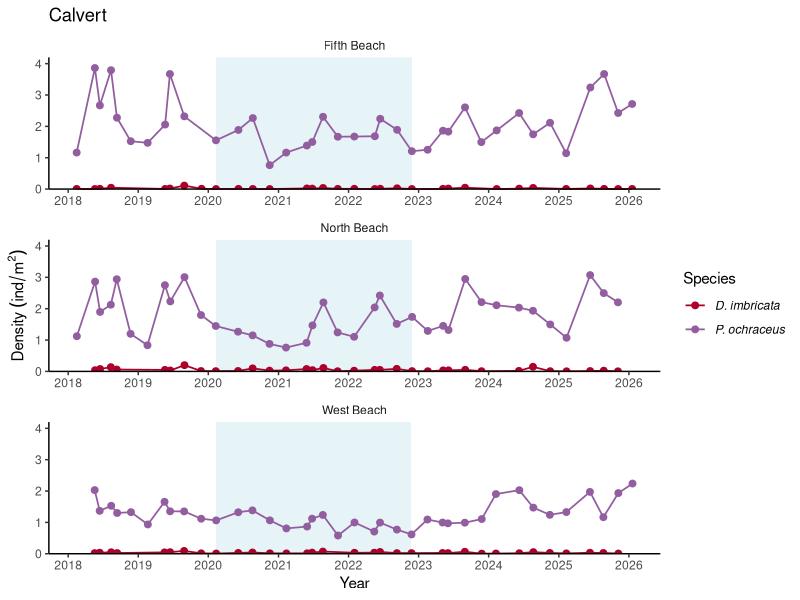
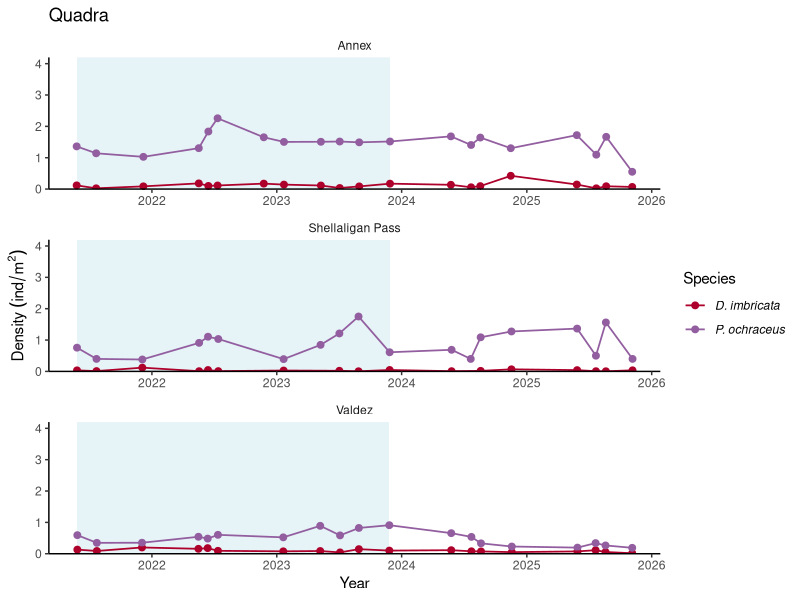
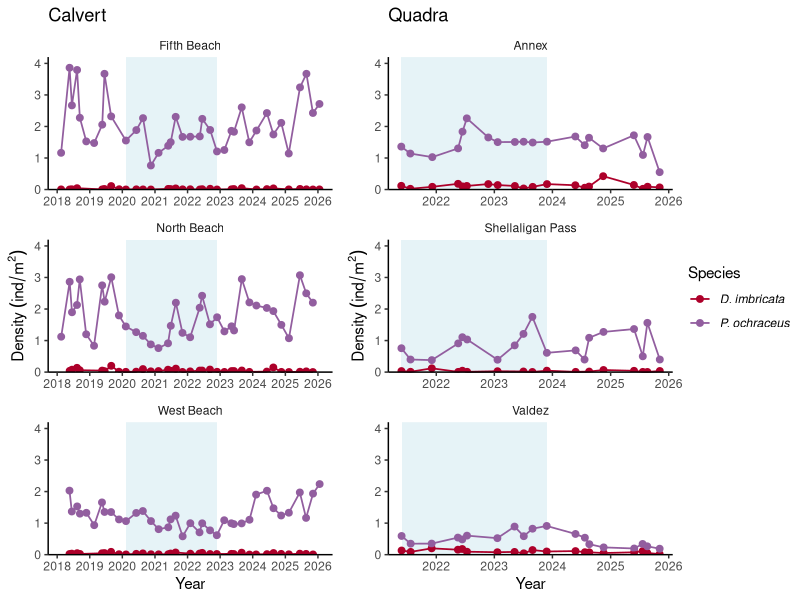
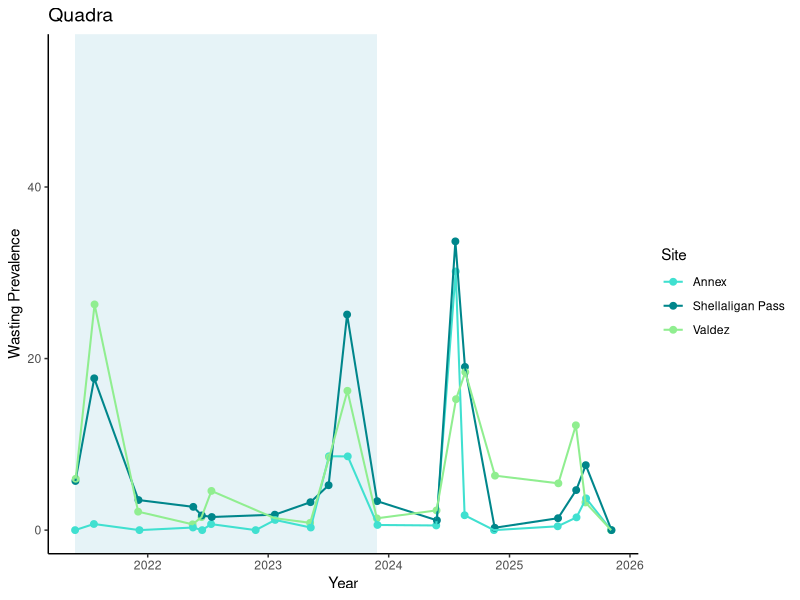
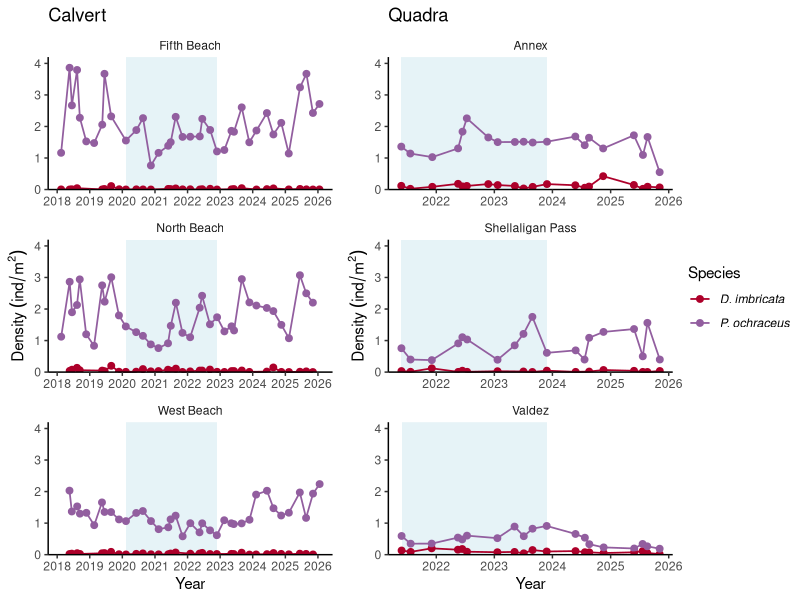

Write the R code that produced these figures, in order. (Note: this script raises an error after producing the figures.)
## ---- chunk 1

#Load in the field data
setwd("C:/Users/Carolyn/Documents/seastar-microbiome-paper/data")

field_data <-read.csv("field_data_all.csv", header = TRUE) 


## ---- chunk 2

library(dplyr)
library(ggplot2)
library(ggtext)
library(ggpubr)
library(tidyr)

## ---- chunk 3

# Seastar Density 
dens_data <- field_data %>%
  subset(scientific_name == 'Pisaster ochraceus'
         | scientific_name == 'Dermasterias imbricata') %>%
  group_by(region, date, site, unit_area_2D, unit_area_3D, scientific_name) %>%
  summarise(total_count = sum(count)) %>%
  ungroup()

# Calculate density
dens_data$density_2D <- dens_data$total_count/dens_data$unit_area_2D
dens_data$density_3D <- dens_data$total_count/dens_data$unit_area_3D

# Create a filter for swabbing date ranges
site_ranges <- tibble(
  site = c("Fifth Beach", "North Beach", "West Beach", "Annex",
           "Shellaligan Pass", "Valdez"),
  start_date = as.Date(c("2020-02-10", "2020-02-09", "2020-02-11",
                         "2021-05-26", "2021-05-27", "2021-05-28")),
  end_date   = as.Date(c("2022-11-27", "2022-11-28", "2022-11-25",
                         "2023-11-28", "2023-11-27", "2023-11-26")))

site_ranges$region <- ifelse(site_ranges$site == 'Fifth Beach'
                             | site_ranges$site == 'North Beach'
                             | site_ranges$site == 'West Beach', 'Calvert',
                             'Quadra')

## ---- chunk 4

dens_data <- dens_data %>%
  left_join(site_ranges, by = c("site", 'region'))

dens_data <- dens_data %>%
  arrange(region, site, scientific_name, date)

dens_data <- dens_data %>%
  mutate(scientific_name = recode(scientific_name,
    "Dermasterias imbricata" = "D. imbricata",
    "Pisaster ochraceus" = "P. ochraceus"
  ))

dens_data$date<-as.Date(dens_data$date)

# Density plot - Calvert
dens_calvert <- ggplot(subset(dens_data, region == 'Calvert'),
             aes(x = date, y = density_2D, colour = scientific_name)) +
  geom_rect(data = subset(site_ranges, region == 'Calvert'),
            aes(xmin = start_date, xmax = end_date),
            ymin = -Inf,
            ymax = Inf,
            fill = "lightblue",
            alpha = 0.3,
            inherit.aes = FALSE) +
  geom_point(size = 2) +
  geom_line(linewidth = 0.6) +
  labs(title = "Calvert",
       x = 'Year',
       y = bquote(Density~(ind/m^2)),
       colour = 'Species') +
  scale_colour_manual(values = c(
    "P. ochraceus" = "#925E9FFF",
    "D. imbricata" = "#AD002AFF"), labels = c(expression(italic("D. imbricata")),
   expression(italic("P. ochraceus")),"Seawater")) +
  scale_y_continuous(limits = c(0, 4.2),
                     breaks = seq(0, 4, 1),
                     expand = c(0,0)) +
  scale_x_date(date_breaks = '1 year', date_labels = '%Y') +
  theme_classic() + facet_wrap(~site, ncol=1, axes = "all_x") +theme(strip.background = element_blank())

  #theme(plot.title = ggtext::element_markdown(hjust = 0.5),
        #panel.grid.major.y = element_line(linetype = 'dotted'),
        #axis.text.x = element_text(angle = 45, hjust = 1),
        #axis.text = element_markdown(colour = "black"),
       # axis.ticks = element_line(colour = "black"),
        #strip.text = element_markdown(colour = "black"),
       # legend.text = element_text(face = "italic")) +
   #theme(strip.background = element_blank())

dens_calvert

## ---- chunk 5
# Density plot - Quadra
dens_quadra <- ggplot(subset(dens_data, region == 'Quadra'),
             aes(x = date, y = density_2D, colour = scientific_name)) +
  geom_rect(data = subset(site_ranges, region == 'Quadra'),
            aes(xmin = start_date, xmax = end_date),
            ymin = -Inf,
            ymax = Inf,
            fill = "lightblue",
            alpha = 0.3,
            inherit.aes = FALSE) +
  geom_point(size = 2) +
  geom_line(linewidth = 0.6) +
  labs(title = "Quadra",
       x = 'Year',
       y = bquote(Density~(ind/m^2)),
       colour = 'Species') +
  scale_colour_manual(values = c(
    "P. ochraceus" = "#925E9FFF",
    "D. imbricata" = "#AD002AFF"), labels = c(expression(italic("D. imbricata")),
   expression(italic("P. ochraceus")),"Seawater")) +
  scale_y_continuous(limits = c(0, 4.2),
                     breaks = seq(0, 4, 1),
                     expand = c(0,0)) +
  scale_x_date(date_breaks = '1 year', date_labels = '%Y') +
  theme_classic() + facet_wrap(~site, ncol=1, axes = "all_x") +theme(strip.background = element_blank())

  
dens_quadra  


## ---- chunk 6
#combine both density plots
dens_combined<-ggarrange(dens_calvert, dens_quadra,
          #labels = c("", ""),
          ncol = 2, nrow = 1,
          common.legend = TRUE, legend="right")

dens_combined

ggsave(plot = dens_combined, filename = "dens_combined.jpeg", dpi=300, width=10, height=6, units="in")
## ---- chunk 7

# Seastar Infection Prevalence
prev_data <- field_data %>% 
  dplyr::filter(scientific_name == "Pisaster ochraceus") %>%
  group_by(region, date, site, month, year, disease_status) %>% 
  summarise(total.count = sum(count)) %>% 
  pivot_wider(values_from = total.count, names_from = disease_status) %>% 
  mutate(unin = sum(`0`), inf = sum(`1`,`2`,`3`,`4`, na.rm = T), 
         prev.prop = ifelse(inf == 0, 0, ifelse(is.na(inf) == T, 0, 
                                                ifelse(is.na(unin) == T,0,  
                                                       inf/(unin+inf)))), 
         prev = prev.prop*100, total.count = unin+inf) %>% 
  ungroup()

# Create a filter for swabbing date ranges
site_ranges <- tibble(
  region = c("Calvert", "Quadra"),
  start_date = as.Date(c("2020-02-09", "2021-05-26")),
  end_date   = as.Date(c("2022-11-28", "2023-11-28")))

prev_data$date <- as.Date(prev_data$date)

prev_data <- prev_data %>% left_join(site_ranges, by = "region")

#custom color palette

library(colorspace)

# Prevalence Plot
prev_plot_quadra<-ggplot(subset(prev_data, region == 'Quadra'),
             aes(x = date, y = prev, colour = site)) +
  geom_rect(data = subset(site_ranges, region == 'Quadra'),
            aes(xmin = start_date, xmax = end_date),
            ymin = -Inf,
            ymax = Inf,
            fill = "lightblue",
            alpha = 0.3,
            inherit.aes = FALSE) +
  geom_point(size = I(2)) +
  geom_line(size = 0.7) +
  labs(x = 'Year',
       y = 'Wasting Prevalence',
       colour = 'Site') +
  ylim(0,(max(prev_data$prev)+0.01)) + 
  theme_classic() + 
  scale_colour_manual(values = c("turquoise", "turquoise4", "palegreen2")) + 
  ggtitle("Quadra") +
  theme(strip.background = element_blank()) +
  theme(plot.title = element_text(size = 14))
  

prev_plot_quadra


### now Calvert
prev_plot_calvert<-ggplot(subset(prev_data, region == 'Calvert'),
             aes(x = date, y = prev, colour = site)) +
  geom_rect(data = subset(site_ranges, region == 'Calvert'),
            aes(xmin = as.numeric(start_date), xmax = as.numeric(end_date)),
            ymin = -Inf,
            ymax = Inf,
            fill = "lightblue",
            alpha = 0.3,
            inherit.aes = FALSE) +
  geom_point(size = I(2)) +
  geom_line(size = 0.7) +
  #facet_wrap(~region, ncol=1, axes = "all_x") +
  labs(x = 'Year',
       y = 'Wasting Prevalence',
       colour = 'Site') +
  ylim(0,(max(prev_data$prev)+0.01)) + 
  theme_classic() + 
  scale_colour_manual(values = c("orange", "orangered3", "lightcoral")) +  
  ggtitle("Calvert") +
  theme(strip.background = element_blank()) +
  theme(plot.title = element_text(size = 14))

prev_plot_calvert

## ---- chunk 8
prev_combined<-ggarrange(prev_plot_calvert, prev_plot_quadra,
          labels = c(""),
          ncol = 1, nrow = 2,
          common.legend = FALSE)

prev_combined

ggsave(plot = prev_combined, "prev_combined.jpeg", dpi=300, width=10, height=6, units="in")
